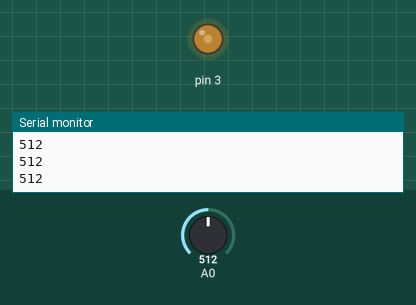
Recording of a sketch running on a simulated Arduino Uno, built with avr-gcc and run on an emulated ATmega328P. Shown: output pins drawn as LEDs (lit = HIGH), the last lines printed to the serial monitor. The test bench sets the inputs (shaded band); at power-on: A0 = 512.

Above: at 1.2 s.
1.3 s: A0 set to 716
At 1.7 s:
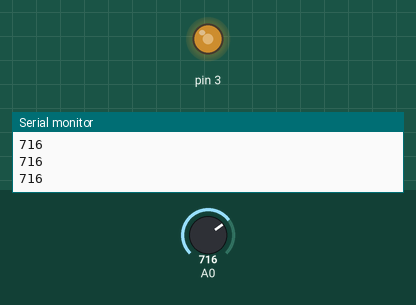
2.8 s: A0 set to 1023
At 4.0 s:
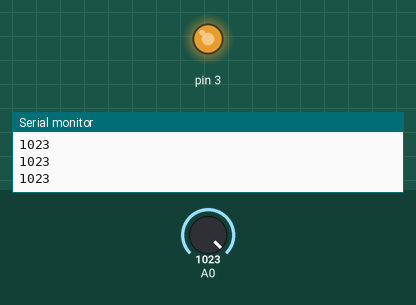
4.3 s: A0 set to 306
At 5.2 s:
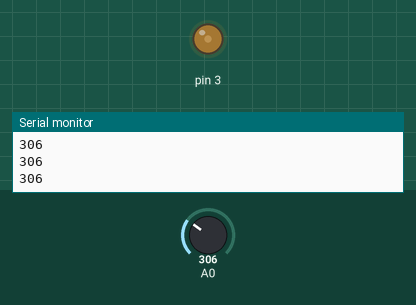
5.8 s: A0 set to 0
At 6.3 s:
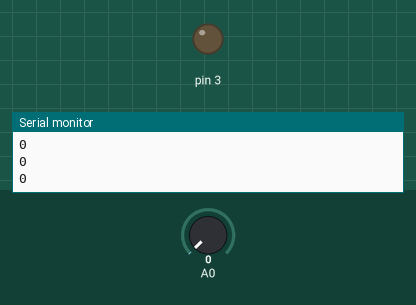
7.3 s: A0 set to 511
At 8.7 s:
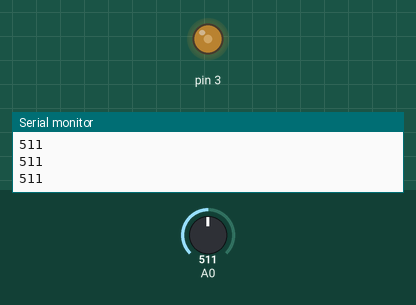
Timing chart, 0 to 9.8 s (numbered marks = the images above; inputs shaded):
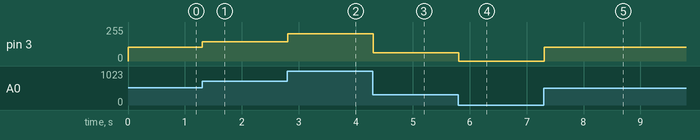

The sketch:

ch4_1_2_variable_led.ino
```cpp
void setup() {
  Serial.begin(9600);
  pinMode(3, OUTPUT);
  pinMode(2, INPUT);
}

void loop() {
  int val = analogRead(A0);
  Serial.println(val);
  analogWrite(3, val / 5);
}
```

Measured:
- after the input at 1.3 s, pin 3: 102/255 → 143/255 at once
- after the input at 2.8 s, pin 3: 143/255 → 204/255 at once
- after the input at 4.3 s, pin 3: 204/255 → 61/255 at once
- after the input at 5.8 s, pin 3: 61/255 → 0/255 at once
- after the input at 7.3 s, pin 3: 0/255 → 102/255 at once
